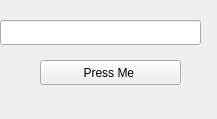
<?xml version="1.0" encoding="UTF-8"?>
<ui version="4.0">
 <class>MainWindow</class>
 <widget class="QMainWindow" name="MainWindow">
  <property name="geometry">
   <rect>
    <x>0</x>
    <y>0</y>
    <width>217</width>
    <height>119</height>
   </rect>
  </property>
  <property name="windowTitle">
   <string>MainWindow</string>
  </property>
  <widget class="QWidget" name="centralwidget">
   <property name="baseSize">
    <size>
     <width>300</width>
     <height>200</height>
    </size>
   </property>
   <widget class="QPushButton" name="pushButton">
    <property name="geometry">
     <rect>
      <x>40</x>
      <y>60</y>
      <width>141</width>
      <height>25</height>
     </rect>
    </property>
    <property name="text">
     <string>Press Me </string>
    </property>
   </widget>
   <widget class="QLineEdit" name="lineEdit">
    <property name="geometry">
     <rect>
      <x>0</x>
      <y>20</y>
      <width>201</width>
      <height>25</height>
     </rect>
    </property>
   </widget>
  </widget>
 </widget>
 <resources/>
 <connections/>
</ui>
